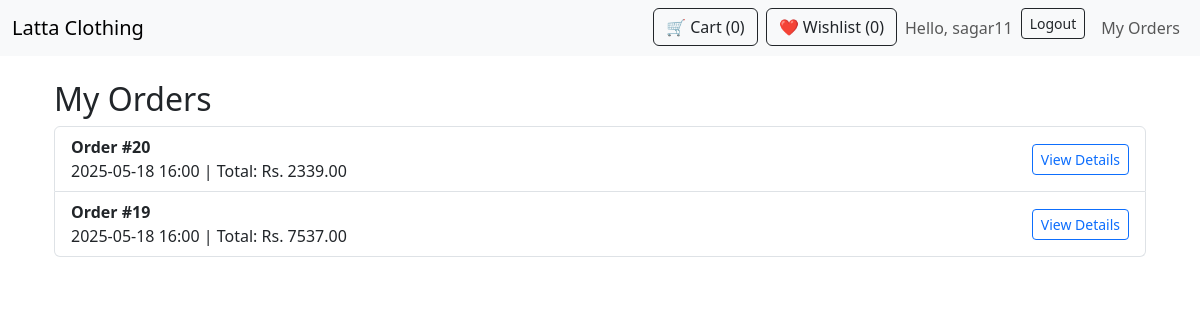
Before: /my-orders/ (signed in) with the older database file.
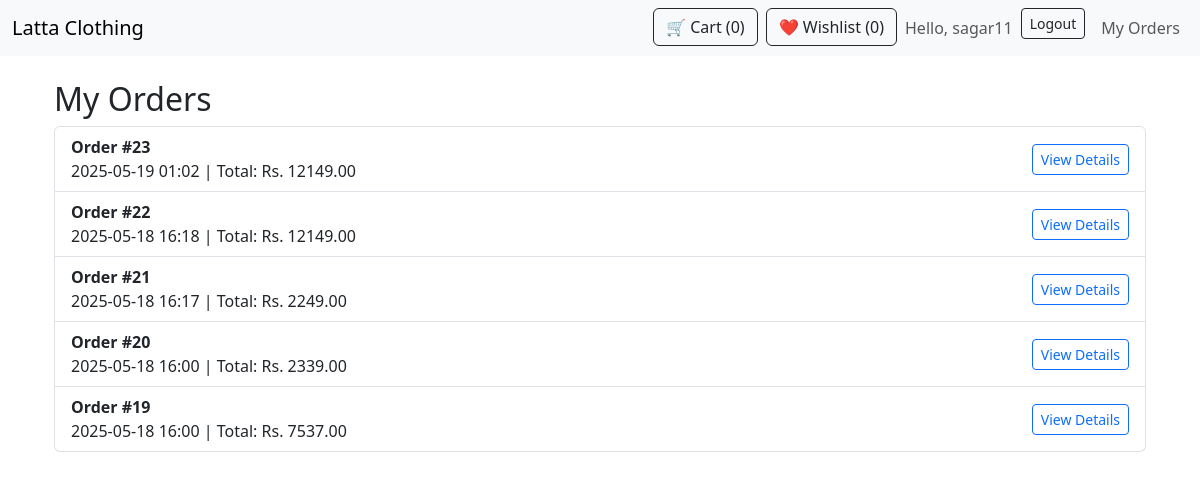
After: the same page with the newer database file.
### store/models.py (models this page shows, shortened)
class Order(models.Model):
    PAYMENT_CHOICES = (
        ('cod', 'Cash on Delivery'),
        ('stripe', 'Stripe'),
    )
    ORDER_STATUS_CHOICES = [
        ('Pending', 'Pending'),
        ('Processing', 'Processing'),
        ('Shipped', 'Shipped'),
        ('Delivered', 'Delivered'),
        ('Cancelled', 'Cancelled'),
    ]
    user = models.ForeignKey(User, on_delete=models.CASCADE)
    created_at = models.DateTimeField(auto_now_add=True)
    total_price = models.DecimalField(max_digits=10, decimal_places=2)
    full_name = models.CharField(max_length=100)
    address = models.TextField()
    phone = models.CharField(max_length=20)
    status = models.CharField(
        max_length=20,
        choices=ORDER_STATUS_CHOICES,
        default='Pending'
    )
    payment_method = models.CharField(
        max_length=10,
        choices=PAYMENT_CHOICES,
        default='cod',
    )
    class Meta:
        ordering = ['-created_at']

### store/views.py (the view)
# urls.py: path('my-orders/', views.my_orders, name='my_orders'),
@login_required
def my_orders(request):
    orders = Order.objects.filter(user=request.user).order_by('-created_at')
    return render(request, 'store/my_orders.html', {'orders': orders})

### store/templates/store/my_orders.html (shortened to what this page needs)
{% extends 'store/base.html' %}
{% block content %}
<div class="container mt-4">
  <h2>My Orders</h2>
  {% if orders %}
    <ul class="list-group">
      {% for order in orders %}
      <li class="list-group-item d-flex justify-content-between align-items-center">
        <div>
          <strong>Order #{{ order.id }}</strong><br>
          {{ order.created_at|date:"Y-m-d H:i" }} | Total: Rs. {{ order.total_price }}
        </div>
        <a href="{% url 'order_detail' order.id %}" class="btn btn-outline-primary btn-sm">View Details</a>
      </li>
      {% endfor %}
    </ul>
  {% else %}
    <p>You have no orders yet.</p>
  {% endif %}
</div>
{% endblock %}

Changed rows visible on the page:
added Order: id "23", created_at "2025-05-19 01:02", total_price "12149.00"
added Order: id "22", created_at "2025-05-18 16:18", total_price "12149.00"
added Order: id "21", created_at "2025-05-18 16:17", total_price "2249.00"
